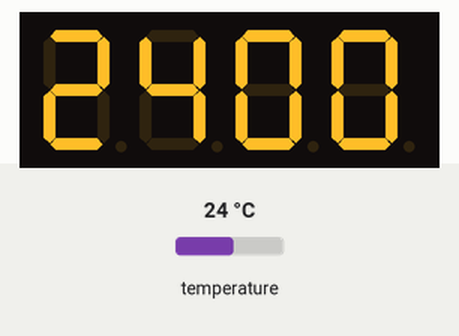
The sketch below on a simulated Arduino Uno, built with avr-gcc and run on an emulated ATmega328P. On the bench: 4-digit seven-segment display. The test bench sets the inputs (shaded band); at power-on: temperature 24 °C.

Above: at 2.3 s.
2.4 s: temperature set to 12 °C
At 4.3 s:
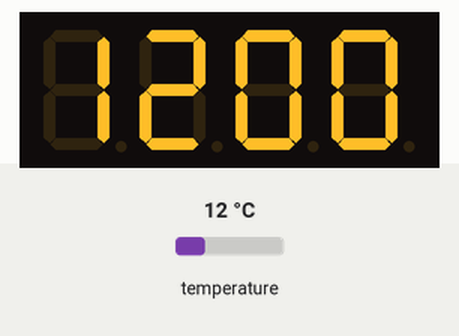
4.6 s: temperature set to 19 °C
At 5.7 s:
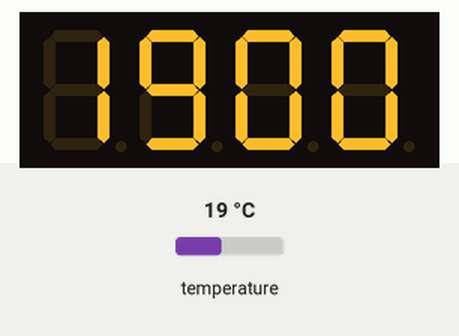
6.2 s: temperature set to 28 °C
At 7.0 s:
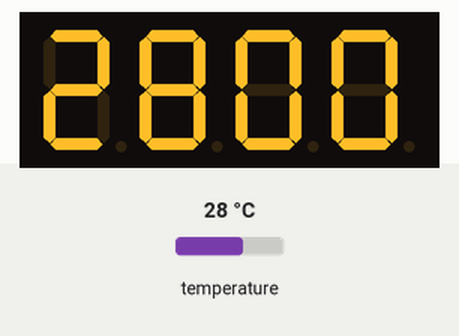
Timing chart, 0 to 9.2 s (numbered marks = the images above; inputs shaded):
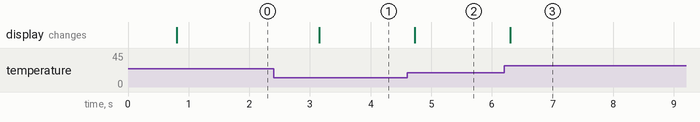

The sketch:

liquidTemp.ino
```cpp
#include <Arduino.h>
#include <TM1637Display.h>
#include <OneWire.h>
#include <DallasTemperature.h>

// Module connection pins (Digital Pins)
#define DISPLAY_CLK 2
#define DISPLAY_DIO 1

#define ONE_WIRE_BUS 4

TM1637Display     display(DISPLAY_CLK, DISPLAY_DIO);
OneWire           oneWire(ONE_WIRE_BUS);
DallasTemperature sensors(&oneWire);

void setup() {
  // Setup 7segment dipslay-brigtness
  display.setBrightness(0x0F);
  sensors.begin();
}

void loop() {
  // Send the command to get temperatures
  sensors.requestTemperatures();
  // Measure
  float temp = sensors.getTempCByIndex(0);
  // Display
  display.showNumberDec((int) (temp * 100.0), true);
}
```

Measured:
- after the input at 2.4 s, the display: changes after 0.76 s (image 1)
- after the input at 4.6 s, the display: changes after 0.13 s (image 2)
- after the input at 6.2 s, the display: changes after 0.10 s (image 3)
